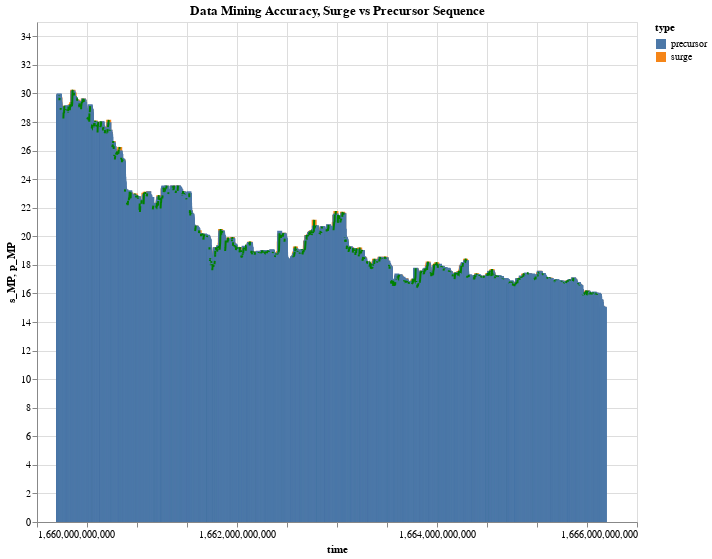

The code cell stored with this chart in its notebook:
### Markdown cell above
**16. Altair visualization code is set up to create an interactive chart that combines line and bar marks to represent the data mining accuracy, distinguishing between surges and precursors in the dataset. The chart is titled “Data Mining Accuracy, Surge vs Precursor Sequence” with a subtitle explaining the precursors.**

  **Here’s a breakdown of the code:**
-   **subset takes the first 4999 rows of sequence_df.**
-   **line creates a green line chart for the ‘s_MP’ column over time.**
-   **s_bar creates a bar chart for the ‘s_MP’ column over time, colored by ‘type’.**
-   **p_bar creates a bar chart for the ‘p_MP’ column over time, also colored by ‘type’.**
-   **chart combines these three charts and sets the width and height.**
-   **The title and subtitle are set for the chart, and it’s made interactive.**

### Code cell
subset = sequence_df[:4999]
line = alt.Chart(subset).mark_line(color='green').encode(
    x='time',
    y='s_MP'
)

s_bar = alt.Chart(subset).mark_bar().encode(
    x='time',
    y='s_MP',
    color='type:N'
)

p_bar = alt.Chart(subset).mark_bar().encode(
    x='time',
    y='p_MP',
    color='type:N'
)

chart = (s_bar + p_bar + line).properties(width=600, height=500)
chart.title = 'Data Mining Accuracy, Surge vs Precursor Sequence'
subtitle = 'Precursors are contiguous periods where percentage rate of growth is less than threshold'
chart.properties(title=alt.TitleParams(text=[chart.title, subtitle], baseline='bottom', orient='top', anchor='start', fontSize=14))
chart.interactive()

### Figure 1 — Vega-Lite specification as saved in the notebook (floating-point values rounded to 4 significant figures; data arrays with more than 128 entries replaced by an {"elided": "..."} marker saying what was removed)
{"config": {"view": {"continuousWidth": 400, "continuousHeight": 300}}, "layer": [{"mark": "bar", "encoding": {"color": {"field": "type", "type": "nominal"}, "x": {"field": "time", "type": "quantitative"}, "y": {"field": "s_MP", "type": "quantitative"}}, "selection": {"selector001": {"type": "interval", "bind": "scales", "encodings": ["x", "y"]}}}, {"mark": "bar", "encoding": {"color": {"field": "type", "type": "nominal"}, "x": {"field": "time", "type": "quantitative"}, "y": {"field": "p_MP", "type": "quantitative"}}}, {"mark": {"type": "line", "color": "green"}, "encoding": {"x": {"field": "time", "type": "quantitative"}, "y": {"field": "s_MP", "type": "quantitative"}}}], "data": {"name": "data-ca2e44d5030504eebf530ab6d79fb54c"}, "height": 500, "title": "Data Mining Accuracy, Surge vs Precursor Sequence", "width": 600, "$schema": "https://vega.github.io/schema/vega-lite/v4.17.0.json", "datasets": {"data-ca2e44d5030504eebf530ab6d79fb54c": {"elided": "4999 records"}}}
